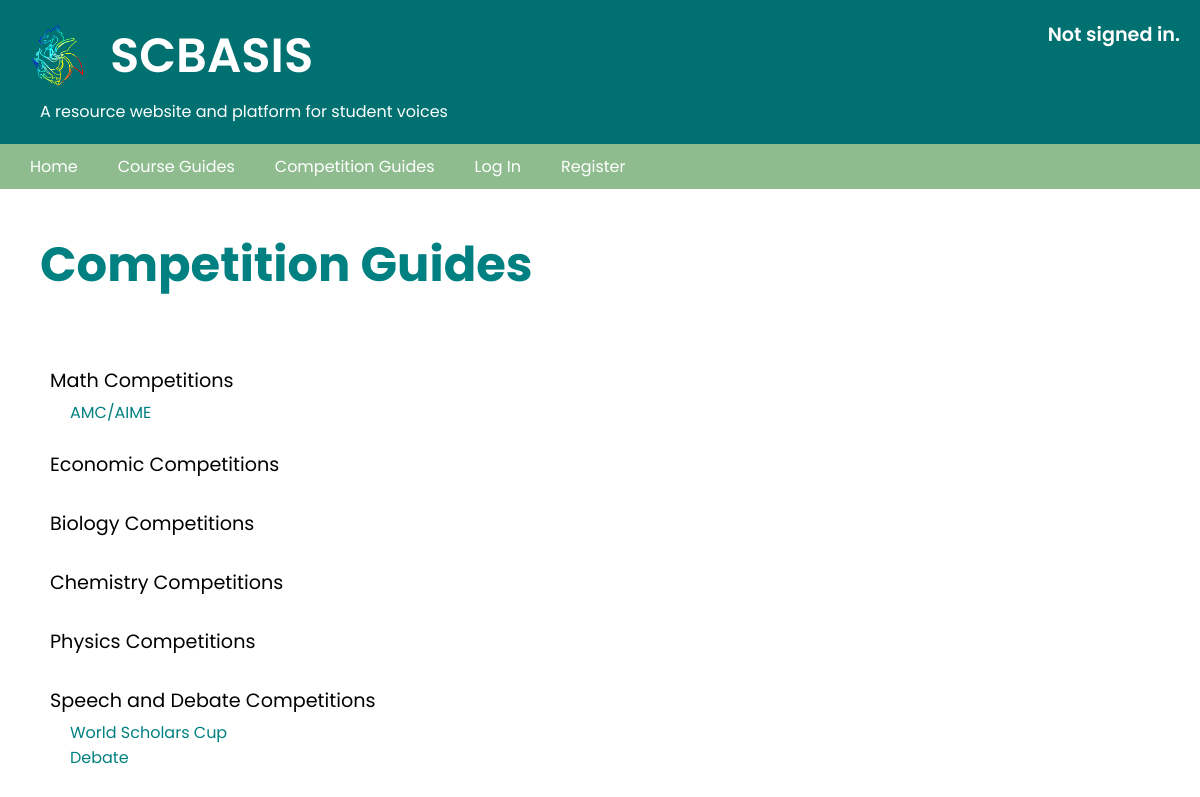
Screenshot of /competition_guides with the database file from the repository.
### SCBASIS/models.py (models this page shows, shortened)
class Competitions(models.Model):
    name_of_competition = models.CharField(max_length=32)
    competition_description = models.FileField(upload_to='competition_guides')
    editor = models.ForeignKey(User, on_delete = models.CASCADE, related_name="competitions", default = None)
    author = models.CharField(max_length=50, null=True, blank=True)
    date_created = models.DateTimeField(auto_now_add=True, auto_now = False, blank=True)
    competition_category = models.CharField(max_length=50)
    url_of_image = models.CharField(max_length=800)
    viewable = models.BooleanField(default=True, blank=True, null=True)

### SCBASIS/views.py (the view)
# urls.py: path("competition_guides", views.competition_guides, name="competition_guides"),
def competition_guides(request):
    math_competitions = Competitions.objects.filter(competition_category="Math").filter(
        viewable=True
    )
    economic_competitions = Competitions.objects.filter(
        competition_category="Economics"
    ).filter(viewable=True)
    biology_competitions = Competitions.objects.filter(
        competition_category="Biology"
    ).filter(viewable=True)
    chemistry_competitions = Competitions.objects.filter(
        competition_category="Chemistry"
    ).filter(viewable=True)
    physics_competitions = Competitions.objects.filter(
        competition_category="Physics"
    ).filter(viewable=True)
    speech_and_debate_competition = Competitions.objects.filter(
        competition_category="Speech and Debate"
    ).filter(viewable=True)
    return render(
        request,
        "scbasis/competition_guides.html",
        {
            "math_competitions": math_competitions,
            "economic_competitions": economic_competitions,
            "biology_competitions": biology_competitions,
            "chemistry_competitions": chemistry_competitions,
            "physics_competitions": physics_competitions,
            "speech_and_debate_competitions": speech_and_debate_competition,
        },
    )

### SCBASIS/templates/scbasis/competition_guides.html (shortened to what this page needs)
{% extends "scbasis/layout.html" %}
{% block body %}
{% load static %}
    <link rel="stylesheet" type="text/css" href="{% static 'scbasis/course_and_competition_page/styles.css' %}">
        <h2 id='heading'>Competition Guides</h2>
        <br>
    <div class = "container">
        <label>Math Competitions</label>
        <ul class="course_list">
            {% for competition in math_competitions %}
                <a href="{% url 'display_competitions' competition.id %}">
                <li class="course_name">{{competition.name_of_competition}}</li>
                </a>
            {% endfor %}
        </ul>
        <br>
        <label>Economic Competitions</label>
        <br>
        <label>Biology Competitions</label>
        <br>
        <label>Chemistry Competitions</label>
        <br>
        <label>Physics Competitions</label>
        <br>
        <label>Speech and Debate Competitions</label>
        {% for competition in speech_and_debate_competitions %}
            <a href="{% url 'display_competitions' competition.id %}">
            <li class="course_name">{{competition.name_of_competition}}</li>
            </a>
        {% endfor %}
        <br>
    </div>
{% endblock %}

### SCBASIS/static/scbasis/layout_page/styles.css (style rules this page uses)
* { margin: 0; padding: 0; box-sizing: border-box; font-family: 'Poppins', sans-serif; }
#heading { margin-top: 40px; margin-left: 100px; margin-right: 10px; margin-bottom: 40px; color: teal; font-size: 3em; }
label { margin-bottom: 5px; font-weight: 400; font-size: 1.2em; display: block; }

### SCBASIS/static/scbasis/course_and_competition_page/styles.css (style rules this page uses)
#heading { margin-left: 40px ; }
.container { padding-left: 50px; padding-left: 50px; margin-bottom: 50px; }
.course_list { list-style-type: none; margin: 0; padding: 0; }
.course_name { display: block; color: teal; font-size: 1em; text-decoration: none; margin-left: 20px; }
a { text-decoration: none; }

### rows the page displays
Competitions: name_of_competition "AMC/AIME"
Competitions: name_of_competition "World Scholars Cup"
Competitions: name_of_competition "Debate"
